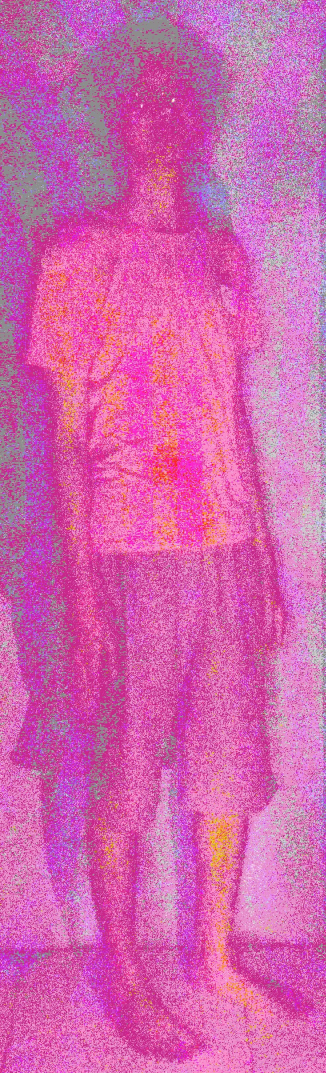
#> input picture Resize2.jpg, 977 x 3218 px (shown at 1/3 size)
$ python test.py
#> lines starting #> are read from the running program, lines starting #| are printed output that depends on the picture
import cv2
import numpy as np
import matplotlib.pyplot as plt

# Baca dan konversi gambar
img = cv2.imread("Resize2.jpg")
#> img is the input picture: shape (3218, 977, 3); mean B, G, R 173.8, 100.3, 209
if img is None:
    print("Gambar tidak ditemukan!")
    exit()

# Resize dan ubah ke grayscale
img = cv2.resize(img, (64, 128))
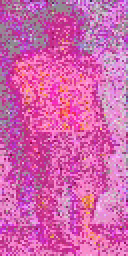
#> img: shape (128, 64, 3) (shown 2 times larger); mean B, G, R 173, 99.5, 208.7
gray = cv2.cvtColor(img, cv2.COLOR_BGR2GRAY)
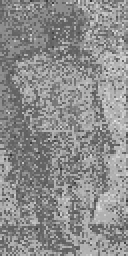
#> gray: shape (128, 64) (shown 2 times larger); min 52, max 228, mean 140.5

# Ambil ukuran
height, width = gray.shape
#> height = 128; width = 64

# Tampilkan gambar dan nilai piksel
fig, ax = plt.subplots(figsize=(10, 20))
ax.imshow(gray, cmap='gray')

# Tambahkan nilai per piksel ke dalam gambar
for i in range(height):
    for j in range(width):
        ax.text(j, i, str(gray[i, j]), ha='center', va='center', color='red', fontsize=5)

# Konfigurasi tampilan
ax.set_xticks(np.arange(0, width, 1))
ax.set_yticks(np.arange(0, height, 1))
ax.set_xticklabels([])
ax.set_yticklabels([])
plt.grid(True, which='both', color='lightgray', linewidth=0.2)
plt.title("Seluruh Nilai Piksel Gambar Grayscale")
plt.tight_layout()
plt.show()
